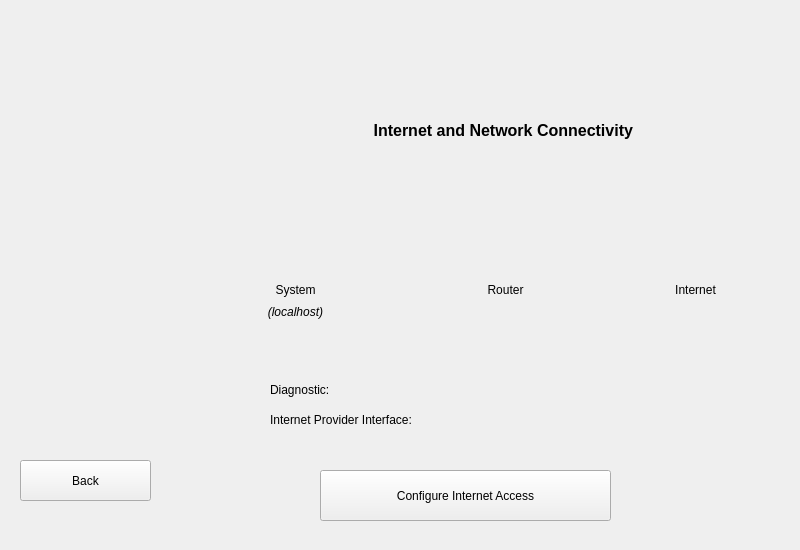
<?xml version="1.0" encoding="UTF-8"?>
<ui version="4.0">
 <class>FormInternet</class>
 <widget class="QWidget" name="FormInternet">
  <property name="geometry">
   <rect>
    <x>0</x>
    <y>0</y>
    <width>800</width>
    <height>550</height>
   </rect>
  </property>
  <property name="minimumSize">
   <size>
    <width>800</width>
    <height>550</height>
   </size>
  </property>
  <property name="maximumSize">
   <size>
    <width>800</width>
    <height>550</height>
   </size>
  </property>
  <property name="windowTitle">
   <string>Form</string>
  </property>
  <widget class="QLabel" name="label_2">
   <property name="geometry">
    <rect>
     <x>0</x>
     <y>0</y>
     <width>800</width>
     <height>550</height>
    </rect>
   </property>
   <property name="minimumSize">
    <size>
     <width>0</width>
     <height>550</height>
    </size>
   </property>
   <property name="maximumSize">
    <size>
     <width>16777215</width>
     <height>550</height>
    </size>
   </property>
   <property name="text">
    <string/>
   </property>
   <property name="pixmap">
    <pixmap>../../../../../usr/share/kademar/utils/cadi/img/bg/cadi.png</pixmap>
   </property>
   <property name="scaledContents">
    <bool>true</bool>
   </property>
  </widget>
  <widget class="QStackedWidget" name="pages">
   <property name="geometry">
    <rect>
     <x>190</x>
     <y>60</y>
     <width>611</width>
     <height>461</height>
    </rect>
   </property>
   <property name="currentIndex">
    <number>0</number>
   </property>
   <widget class="QWidget" name="page">
    <widget class="QLabel" name="l_img_router">
     <property name="geometry">
      <rect>
       <x>280</x>
       <y>156</y>
       <width>71</width>
       <height>61</height>
      </rect>
     </property>
     <property name="text">
      <string/>
     </property>
     <property name="pixmap">
      <pixmap>../../../../../usr/share/kademar/utils/cadi/img/router.png</pixmap>
     </property>
     <property name="scaledContents">
      <bool>true</bool>
     </property>
    </widget>
    <widget class="QLabel" name="l_img_pc">
     <property name="geometry">
      <rect>
       <x>80</x>
       <y>146</y>
       <width>71</width>
       <height>71</height>
      </rect>
     </property>
     <property name="text">
      <string/>
     </property>
     <property name="pixmap">
      <pixmap>../../../../../usr/share/kademar/utils/cadi/img/sistema.png</pixmap>
     </property>
    </widget>
    <widget class="QLabel" name="l_img_internet">
     <property name="geometry">
      <rect>
       <x>470</x>
       <y>152</y>
       <width>71</width>
       <height>70</height>
      </rect>
     </property>
     <property name="text">
      <string/>
     </property>
     <property name="pixmap">
      <pixmap>../../../../../usr/share/kademar/utils/cadi/img/network.png</pixmap>
     </property>
    </widget>
    <widget class="QLabel" name="l_img_diag_router">
     <property name="geometry">
      <rect>
       <x>170</x>
       <y>176</y>
       <width>91</width>
       <height>31</height>
      </rect>
     </property>
     <property name="text">
      <string/>
     </property>
     <property name="pixmap">
      <pixmap>../../../../../usr/share/kademar/utils/cadi/img/search.png</pixmap>
     </property>
     <property name="alignment">
      <set>Qt::AlignCenter</set>
     </property>
    </widget>
    <widget class="QPushButton" name="b_configure">
     <property name="geometry">
      <rect>
       <x>130</x>
       <y>410</y>
       <width>291</width>
       <height>51</height>
      </rect>
     </property>
     <property name="text">
      <string>Configure Internet Access</string>
     </property>
     <property name="icon">
      <iconset>
       <normaloff>../../../../../usr/share/kademar/utils/cadi/img/network.png</normaloff>../../../../../usr/share/kademar/utils/cadi/img/network.png</iconset>
     </property>
     <property name="iconSize">
      <size>
       <width>32</width>
       <height>32</height>
      </size>
     </property>
    </widget>
    <widget class="QLabel" name="l_title">
     <property name="geometry">
      <rect>
       <x>60</x>
       <y>60</y>
       <width>511</width>
       <height>20</height>
      </rect>
     </property>
     <property name="font">
      <font>
       <pointsize>12</pointsize>
       <weight>75</weight>
       <bold>true</bold>
      </font>
     </property>
     <property name="text">
      <string>Internet and Network Connectivity </string>
     </property>
     <property name="alignment">
      <set>Qt::AlignCenter</set>
     </property>
    </widget>
    <widget class="QLabel" name="l_pc">
     <property name="geometry">
      <rect>
       <x>70</x>
       <y>220</y>
       <width>71</width>
       <height>20</height>
      </rect>
     </property>
     <property name="text">
      <string>System</string>
     </property>
     <property name="alignment">
      <set>Qt::AlignCenter</set>
     </property>
    </widget>
    <widget class="QLabel" name="l_hostname">
     <property name="geometry">
      <rect>
       <x>30</x>
       <y>242</y>
       <width>151</width>
       <height>20</height>
      </rect>
     </property>
     <property name="font">
      <font>
       <italic>true</italic>
      </font>
     </property>
     <property name="text">
      <string>(localhost)</string>
     </property>
     <property name="alignment">
      <set>Qt::AlignCenter</set>
     </property>
    </widget>
    <widget class="QLabel" name="l_router">
     <property name="geometry">
      <rect>
       <x>280</x>
       <y>220</y>
       <width>71</width>
       <height>20</height>
      </rect>
     </property>
     <property name="text">
      <string>Router</string>
     </property>
     <property name="alignment">
      <set>Qt::AlignCenter</set>
     </property>
    </widget>
    <widget class="QLabel" name="l_internet">
     <property name="geometry">
      <rect>
       <x>470</x>
       <y>220</y>
       <width>71</width>
       <height>20</height>
      </rect>
     </property>
     <property name="text">
      <string>Internet</string>
     </property>
     <property name="alignment">
      <set>Qt::AlignCenter</set>
     </property>
    </widget>
    <widget class="QLabel" name="l_diag">
     <property name="geometry">
      <rect>
       <x>80</x>
       <y>320</y>
       <width>171</width>
       <height>20</height>
      </rect>
     </property>
     <property name="text">
      <string>Diagnostic:</string>
     </property>
    </widget>
    <widget class="QLabel" name="l_final_diag">
     <property name="geometry">
      <rect>
       <x>290</x>
       <y>320</y>
       <width>161</width>
       <height>20</height>
      </rect>
     </property>
     <property name="font">
      <font>
       <italic>true</italic>
      </font>
     </property>
     <property name="layoutDirection">
      <enum>Qt::RightToLeft</enum>
     </property>
     <property name="text">
      <string/>
     </property>
    </widget>
    <widget class="QLabel" name="l_inet_provider">
     <property name="geometry">
      <rect>
       <x>80</x>
       <y>350</y>
       <width>261</width>
       <height>20</height>
      </rect>
     </property>
     <property name="text">
      <string>Internet Provider Interface: </string>
     </property>
    </widget>
    <widget class="QLabel" name="l_inet_eth_provider">
     <property name="geometry">
      <rect>
       <x>360</x>
       <y>350</y>
       <width>91</width>
       <height>20</height>
      </rect>
     </property>
     <property name="font">
      <font>
       <italic>true</italic>
      </font>
     </property>
     <property name="layoutDirection">
      <enum>Qt::RightToLeft</enum>
     </property>
     <property name="text">
      <string/>
     </property>
    </widget>
    <widget class="QLabel" name="l_ip_pc">
     <property name="geometry">
      <rect>
       <x>60</x>
       <y>260</y>
       <width>111</width>
       <height>20</height>
      </rect>
     </property>
     <property name="font">
      <font>
       <pointsize>10</pointsize>
       <italic>true</italic>
      </font>
     </property>
     <property name="text">
      <string/>
     </property>
     <property name="alignment">
      <set>Qt::AlignCenter</set>
     </property>
    </widget>
    <widget class="QLabel" name="l_ip_router">
     <property name="geometry">
      <rect>
       <x>260</x>
       <y>240</y>
       <width>111</width>
       <height>20</height>
      </rect>
     </property>
     <property name="font">
      <font>
       <pointsize>10</pointsize>
       <italic>true</italic>
      </font>
     </property>
     <property name="text">
      <string/>
     </property>
     <property name="alignment">
      <set>Qt::AlignCenter</set>
     </property>
    </widget>
    <widget class="QLabel" name="l_img_diag_internet">
     <property name="geometry">
      <rect>
       <x>360</x>
       <y>176</y>
       <width>91</width>
       <height>31</height>
      </rect>
     </property>
     <property name="text">
      <string/>
     </property>
     <property name="pixmap">
      <pixmap>../../../../../usr/share/kademar/utils/cadi/img/search.png</pixmap>
     </property>
     <property name="alignment">
      <set>Qt::AlignCenter</set>
     </property>
    </widget>
   </widget>
   <widget class="QWidget" name="pag1">
    <widget class="QLabel" name="label_4">
     <property name="geometry">
      <rect>
       <x>59</x>
       <y>20</y>
       <width>491</width>
       <height>21</height>
      </rect>
     </property>
     <property name="font">
      <font>
       <pointsize>12</pointsize>
       <weight>75</weight>
       <bold>true</bold>
      </font>
     </property>
     <property name="text">
      <string>Net Device</string>
     </property>
     <property name="alignment">
      <set>Qt::AlignCenter</set>
     </property>
    </widget>
    <widget class="QLabel" name="label">
     <property name="geometry">
      <rect>
       <x>60</x>
       <y>70</y>
       <width>381</width>
       <height>20</height>
      </rect>
     </property>
     <property name="font">
      <font>
       <pointsize>11</pointsize>
       <weight>75</weight>
       <italic>true</italic>
       <bold>true</bold>
      </font>
     </property>
     <property name="text">
      <string>Select Net Device</string>
     </property>
    </widget>
    <widget class="QListWidget" name="list_net_dev">
     <property name="geometry">
      <rect>
       <x>60</x>
       <y>110</y>
       <width>491</width>
       <height>211</height>
      </rect>
     </property>
     <property name="font">
      <font>
       <pointsize>10</pointsize>
      </font>
     </property>
    </widget>
    <widget class="QPushButton" name="b_next">
     <property name="enabled">
      <bool>false</bool>
     </property>
     <property name="geometry">
      <rect>
       <x>420</x>
       <y>400</y>
       <width>131</width>
       <height>51</height>
      </rect>
     </property>
     <property name="layoutDirection">
      <enum>Qt::RightToLeft</enum>
     </property>
     <property name="text">
      <string>Next</string>
     </property>
     <property name="icon">
      <iconset>
       <normaloff>../../../../../usr/share/kademar/utils/cadi/img/go-next.png</normaloff>../../../../../usr/share/kademar/utils/cadi/img/go-next.png</iconset>
     </property>
     <property name="iconSize">
      <size>
       <width>22</width>
       <height>22</height>
      </size>
     </property>
    </widget>
    <widget class="QPushButton" name="b_prev">
     <property name="geometry">
      <rect>
       <x>60</x>
       <y>400</y>
       <width>131</width>
       <height>51</height>
      </rect>
     </property>
     <property name="text">
      <string>Back</string>
     </property>
     <property name="icon">
      <iconset>
       <normaloff>../../../../../usr/share/kademar/utils/cadi/img/go_previous.png</normaloff>../../../../../usr/share/kademar/utils/cadi/img/go_previous.png</iconset>
     </property>
     <property name="iconSize">
      <size>
       <width>22</width>
       <height>22</height>
      </size>
     </property>
    </widget>
    <widget class="QPushButton" name="b_disconfigure">
     <property name="geometry">
      <rect>
       <x>240</x>
       <y>400</y>
       <width>131</width>
       <height>51</height>
      </rect>
     </property>
     <property name="text">
      <string>Disconfig</string>
     </property>
     <property name="icon">
      <iconset>
       <normaloff>../../../../../usr/share/kademar/utils/cadi/img/stoped.png</normaloff>../../../../../usr/share/kademar/utils/cadi/img/stoped.png</iconset>
     </property>
     <property name="iconSize">
      <size>
       <width>22</width>
       <height>22</height>
      </size>
     </property>
    </widget>
    <widget class="QCheckBox" name="cb_autoip">
     <property name="geometry">
      <rect>
       <x>60</x>
       <y>350</y>
       <width>391</width>
       <height>25</height>
      </rect>
     </property>
     <property name="font">
      <font>
       <italic>true</italic>
      </font>
     </property>
     <property name="text">
      <string>Configure with a Automatic IP (by default)</string>
     </property>
     <property name="checked">
      <bool>true</bool>
     </property>
    </widget>
   </widget>
   <widget class="QWidget" name="pag2">
    <widget class="QLabel" name="label_11">
     <property name="geometry">
      <rect>
       <x>59</x>
       <y>10</y>
       <width>481</width>
       <height>21</height>
      </rect>
     </property>
     <property name="font">
      <font>
       <pointsize>12</pointsize>
       <weight>75</weight>
       <bold>true</bold>
      </font>
     </property>
     <property name="text">
      <string>Wireless Network</string>
     </property>
     <property name="alignment">
      <set>Qt::AlignCenter</set>
     </property>
    </widget>
    <widget class="QPushButton" name="b_next2">
     <property name="enabled">
      <bool>false</bool>
     </property>
     <property name="geometry">
      <rect>
       <x>410</x>
       <y>400</y>
       <width>121</width>
       <height>51</height>
      </rect>
     </property>
     <property name="layoutDirection">
      <enum>Qt::RightToLeft</enum>
     </property>
     <property name="text">
      <string>Next</string>
     </property>
     <property name="icon">
      <iconset>
       <normaloff>../../../../../usr/share/kademar/utils/cadi/img/go-next.png</normaloff>../../../../../usr/share/kademar/utils/cadi/img/go-next.png</iconset>
     </property>
     <property name="iconSize">
      <size>
       <width>22</width>
       <height>22</height>
      </size>
     </property>
    </widget>
    <widget class="QLabel" name="label_10">
     <property name="geometry">
      <rect>
       <x>60</x>
       <y>60</y>
       <width>241</width>
       <height>20</height>
      </rect>
     </property>
     <property name="font">
      <font>
       <pointsize>11</pointsize>
       <weight>75</weight>
       <italic>true</italic>
       <bold>true</bold>
      </font>
     </property>
     <property name="text">
      <string>Select Wireless Network</string>
     </property>
    </widget>
    <widget class="QListWidget" name="list_net_wifi">
     <property name="geometry">
      <rect>
       <x>60</x>
       <y>100</y>
       <width>491</width>
       <height>201</height>
      </rect>
     </property>
    </widget>
    <widget class="QPushButton" name="b_prev2">
     <property name="geometry">
      <rect>
       <x>60</x>
       <y>400</y>
       <width>121</width>
       <height>51</height>
      </rect>
     </property>
     <property name="text">
      <string>Back</string>
     </property>
     <property name="icon">
      <iconset>
       <normaloff>../../../../../usr/share/kademar/utils/cadi/img/go_previous.png</normaloff>../../../../../usr/share/kademar/utils/cadi/img/go_previous.png</iconset>
     </property>
     <property name="iconSize">
      <size>
       <width>22</width>
       <height>22</height>
      </size>
     </property>
    </widget>
    <widget class="QLabel" name="l_key">
     <property name="geometry">
      <rect>
       <x>60</x>
       <y>350</y>
       <width>61</width>
       <height>20</height>
      </rect>
     </property>
     <property name="text">
      <string>key</string>
     </property>
    </widget>
    <widget class="QLineEdit" name="le_key">
     <property name="geometry">
      <rect>
       <x>130</x>
       <y>350</y>
       <width>291</width>
       <height>26</height>
      </rect>
     </property>
     <property name="echoMode">
      <enum>QLineEdit::Password</enum>
     </property>
    </widget>
    <widget class="QComboBox" name="cb_key_type">
     <property name="geometry">
      <rect>
       <x>430</x>
       <y>350</y>
       <width>101</width>
       <height>25</height>
      </rect>
     </property>
     <item>
      <property name="text">
       <string>WEP/Hexa</string>
      </property>
     </item>
     <item>
      <property name="text">
       <string>ASCII</string>
      </property>
     </item>
    </widget>
    <widget class="QPushButton" name="b_reload">
     <property name="geometry">
      <rect>
       <x>410</x>
       <y>50</y>
       <width>131</width>
       <height>41</height>
      </rect>
     </property>
     <property name="text">
      <string>Reload</string>
     </property>
     <property name="icon">
      <iconset>
       <normaloff>../../../../../usr/share/kademar/utils/cadi/img/reload.png</normaloff>../../../../../usr/share/kademar/utils/cadi/img/reload.png</iconset>
     </property>
     <property name="iconSize">
      <size>
       <width>32</width>
       <height>32</height>
      </size>
     </property>
    </widget>
    <widget class="QCheckBox" name="cb_permanent">
     <property name="geometry">
      <rect>
       <x>60</x>
       <y>310</y>
       <width>391</width>
       <height>25</height>
      </rect>
     </property>
     <property name="text">
      <string>Make Permanent Connection (write to interfaces file)</string>
     </property>
    </widget>
    <zorder>label_11</zorder>
    <zorder>b_next2</zorder>
    <zorder>label_10</zorder>
    <zorder>list_net_wifi</zorder>
    <zorder>b_prev2</zorder>
    <zorder>l_key</zorder>
    <zorder>le_key</zorder>
    <zorder>cb_key_type</zorder>
    <zorder>b_reload</zorder>
    <zorder>cb_permanent</zorder>
    <zorder>label_2</zorder>
   </widget>
   <widget class="QWidget" name="pag3">
    <widget class="QPushButton" name="b_prev3">
     <property name="geometry">
      <rect>
       <x>60</x>
       <y>400</y>
       <width>121</width>
       <height>51</height>
      </rect>
     </property>
     <property name="text">
      <string>Back</string>
     </property>
     <property name="icon">
      <iconset>
       <normaloff>../../../../../usr/share/kademar/utils/cadi/img/go_previous.png</normaloff>../../../../../usr/share/kademar/utils/cadi/img/go_previous.png</iconset>
     </property>
     <property name="iconSize">
      <size>
       <width>22</width>
       <height>1622</height>
      </size>
     </property>
    </widget>
    <widget class="QPushButton" name="b_next3">
     <property name="geometry">
      <rect>
       <x>410</x>
       <y>400</y>
       <width>121</width>
       <height>51</height>
      </rect>
     </property>
     <property name="layoutDirection">
      <enum>Qt::RightToLeft</enum>
     </property>
     <property name="text">
      <string>Next</string>
     </property>
     <property name="icon">
      <iconset>
       <normaloff>../../../../../usr/share/kademar/utils/cadi/img/go-next.png</normaloff>../../../../../usr/share/kademar/utils/cadi/img/go-next.png</iconset>
     </property>
     <property name="iconSize">
      <size>
       <width>22</width>
       <height>22</height>
      </size>
     </property>
    </widget>
    <widget class="QGroupBox" name="groupBox">
     <property name="geometry">
      <rect>
       <x>90</x>
       <y>20</y>
       <width>431</width>
       <height>171</height>
      </rect>
     </property>
     <property name="title">
      <string>IP Address</string>
     </property>
     <widget class="QRadioButton" name="rb_ip_static">
      <property name="geometry">
       <rect>
        <x>220</x>
        <y>30</y>
        <width>102</width>
        <height>26</height>
       </rect>
      </property>
      <property name="text">
       <string>Static IP</string>
      </property>
     </widget>
     <widget class="QRadioButton" name="rb_ip_dynamic">
      <property name="geometry">
       <rect>
        <x>20</x>
        <y>30</y>
        <width>211</width>
        <height>26</height>
       </rect>
      </property>
      <property name="text">
       <string>Dynamic IP (by default)</string>
      </property>
      <property name="checked">
       <bool>true</bool>
      </property>
     </widget>
     <widget class="QLabel" name="l_netmask">
      <property name="enabled">
       <bool>false</bool>
      </property>
      <property name="geometry">
       <rect>
        <x>70</x>
        <y>104</y>
        <width>63</width>
        <height>20</height>
       </rect>
      </property>
      <property name="text">
       <string>Netmask</string>
      </property>
     </widget>
     <widget class="QLineEdit" name="le_ip">
      <property name="enabled">
       <bool>false</bool>
      </property>
      <property name="geometry">
       <rect>
        <x>170</x>
        <y>70</y>
        <width>171</width>
        <height>26</height>
       </rect>
      </property>
      <property name="inputMask">
       <string>999.999.999.999; </string>
      </property>
      <property name="text">
       <string>...</string>
      </property>
     </widget>
     <widget class="QLabel" name="l_ip">
      <property name="enabled">
       <bool>false</bool>
      </property>
      <property name="geometry">
       <rect>
        <x>70</x>
        <y>73</y>
        <width>63</width>
        <height>20</height>
       </rect>
      </property>
      <property name="text">
       <string>IP</string>
      </property>
     </widget>
     <widget class="QLineEdit" name="le_gateway">
      <property name="enabled">
       <bool>false</bool>
      </property>
      <property name="geometry">
       <rect>
        <x>170</x>
        <y>130</y>
        <width>171</width>
        <height>26</height>
       </rect>
      </property>
      <property name="inputMask">
       <string>999.999.999.999; </string>
      </property>
     </widget>
     <widget class="QLabel" name="l_gateway">
      <property name="enabled">
       <bool>false</bool>
      </property>
      <property name="geometry">
       <rect>
        <x>70</x>
        <y>133</y>
        <width>81</width>
        <height>20</height>
       </rect>
      </property>
      <property name="text">
       <string>Gateway</string>
      </property>
     </widget>
     <widget class="QLineEdit" name="le_netmask">
      <property name="enabled">
       <bool>false</bool>
      </property>
      <property name="geometry">
       <rect>
        <x>170</x>
        <y>100</y>
        <width>171</width>
        <height>26</height>
       </rect>
      </property>
      <property name="inputMask">
       <string>999.999.999.999; </string>
      </property>
     </widget>
    </widget>
    <widget class="QGroupBox" name="groupBox_2">
     <property name="geometry">
      <rect>
       <x>90</x>
       <y>210</y>
       <width>431</width>
       <height>151</height>
      </rect>
     </property>
     <property name="title">
      <string>DNS Nameservers</string>
     </property>
     <widget class="QLineEdit" name="le_custom_dns">
      <property name="enabled">
       <bool>false</bool>
      </property>
      <property name="geometry">
       <rect>
        <x>60</x>
        <y>110</y>
        <width>311</width>
        <height>26</height>
       </rect>
      </property>
     </widget>
     <widget class="QComboBox" name="cb_dns">
      <property name="enabled">
       <bool>false</bool>
      </property>
      <property name="geometry">
       <rect>
        <x>30</x>
        <y>70</y>
        <width>381</width>
        <height>31</height>
       </rect>
      </property>
      <property name="font">
       <font>
        <pointsize>9</pointsize>
       </font>
      </property>
     </widget>
     <widget class="QRadioButton" name="rb_dns_static">
      <property name="geometry">
       <rect>
        <x>220</x>
        <y>30</y>
        <width>102</width>
        <height>26</height>
       </rect>
      </property>
      <property name="text">
       <string>Static DNS</string>
      </property>
     </widget>
     <widget class="QRadioButton" name="rb_dns_dynamic">
      <property name="geometry">
       <rect>
        <x>10</x>
        <y>30</y>
        <width>211</width>
        <height>26</height>
       </rect>
      </property>
      <property name="text">
       <string>Dynamic DNS (by default)</string>
      </property>
      <property name="checked">
       <bool>true</bool>
      </property>
     </widget>
    </widget>
   </widget>
   <widget class="QWidget" name="pag4">
    <widget class="QLabel" name="label_7">
     <property name="geometry">
      <rect>
       <x>500</x>
       <y>60</y>
       <width>64</width>
       <height>64</height>
      </rect>
     </property>
     <property name="text">
      <string/>
     </property>
     <property name="pixmap">
      <pixmap>../../../../../usr/share/kademar/utils/cadi/img/network.png</pixmap>
     </property>
    </widget>
    <widget class="QLabel" name="l_mng">
     <property name="geometry">
      <rect>
       <x>280</x>
       <y>350</y>
       <width>21</width>
       <height>16</height>
      </rect>
     </property>
     <property name="text">
      <string/>
     </property>
     <property name="pixmap">
      <pixmap>../../../../../usr/share/kademar/utils/instalador/img/wait.gif</pixmap>
     </property>
    </widget>
    <widget class="QLabel" name="label_9">
     <property name="geometry">
      <rect>
       <x>70</x>
       <y>240</y>
       <width>441</width>
       <height>81</height>
      </rect>
     </property>
     <property name="text">
      <string>Now kademar is configuring your network connection.

Be patient, please.</string>
     </property>
     <property name="alignment">
      <set>Qt::AlignHCenter|Qt::AlignTop</set>
     </property>
     <property name="wordWrap">
      <bool>true</bool>
     </property>
    </widget>
    <widget class="QLabel" name="l_titol_9">
     <property name="geometry">
      <rect>
       <x>20</x>
       <y>110</y>
       <width>561</width>
       <height>20</height>
      </rect>
     </property>
     <property name="font">
      <font>
       <pointsize>11</pointsize>
       <weight>75</weight>
       <bold>true</bold>
      </font>
     </property>
     <property name="text">
      <string>Configuring Internet Connection</string>
     </property>
     <property name="alignment">
      <set>Qt::AlignCenter</set>
     </property>
    </widget>
   </widget>
  </widget>
  <widget class="QLabel" name="label_3">
   <property name="geometry">
    <rect>
     <x>20</x>
     <y>10</y>
     <width>90</width>
     <height>90</height>
    </rect>
   </property>
   <property name="text">
    <string/>
   </property>
   <property name="pixmap">
    <pixmap>../../../../../usr/share/kademar/utils/cadi/img/kademar.png</pixmap>
   </property>
   <property name="scaledContents">
    <bool>true</bool>
   </property>
  </widget>
  <widget class="QPushButton" name="b_sortir">
   <property name="geometry">
    <rect>
     <x>20</x>
     <y>460</y>
     <width>131</width>
     <height>41</height>
    </rect>
   </property>
   <property name="text">
    <string>Back</string>
   </property>
   <property name="icon">
    <iconset>
     <normaloff>../../../../../usr/share/kademar/utils/cadi/img/enrera.png</normaloff>../../../../../usr/share/kademar/utils/cadi/img/enrera.png</iconset>
   </property>
  </widget>
 </widget>
 <tabstops>
  <tabstop>b_configure</tabstop>
  <tabstop>b_sortir</tabstop>
  <tabstop>list_net_dev</tabstop>
  <tabstop>cb_autoip</tabstop>
  <tabstop>b_next</tabstop>
  <tabstop>b_disconfigure</tabstop>
  <tabstop>b_prev</tabstop>
  <tabstop>b_reload</tabstop>
  <tabstop>list_net_wifi</tabstop>
  <tabstop>cb_permanent</tabstop>
  <tabstop>le_key</tabstop>
  <tabstop>cb_key_type</tabstop>
  <tabstop>b_next2</tabstop>
  <tabstop>b_prev2</tabstop>
  <tabstop>rb_ip_dynamic</tabstop>
  <tabstop>rb_ip_static</tabstop>
  <tabstop>le_ip</tabstop>
  <tabstop>le_netmask</tabstop>
  <tabstop>le_gateway</tabstop>
  <tabstop>rb_dns_dynamic</tabstop>
  <tabstop>rb_dns_static</tabstop>
  <tabstop>cb_dns</tabstop>
  <tabstop>le_custom_dns</tabstop>
  <tabstop>b_next3</tabstop>
  <tabstop>b_prev3</tabstop>
 </tabstops>
 <resources/>
 <connections/>
</ui>
